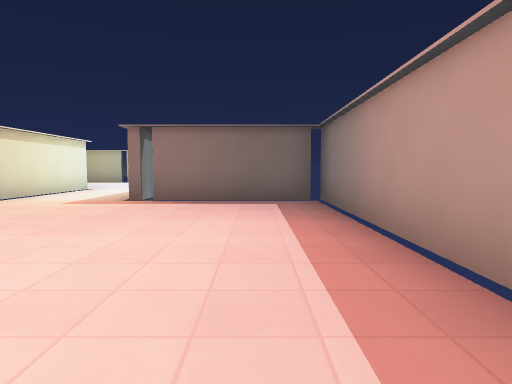
View 1 (above)

24 first-person views from a walk through a level from a Godot 3-D game. The camera is 1.3 m above the floor, tilts 4° down and sees 75° across. The floor is counted in squares, 2 m on a side. Each view is taken from the middle of a square. On the plan, view 1 faces up. The plan holds only what a view shows up to about 10 squares ahead; the rest is blank. The place goes on beyond the plan. Characters and animated objects are left out. Surface patterns are stand-ins for the level's own textures.

View 2
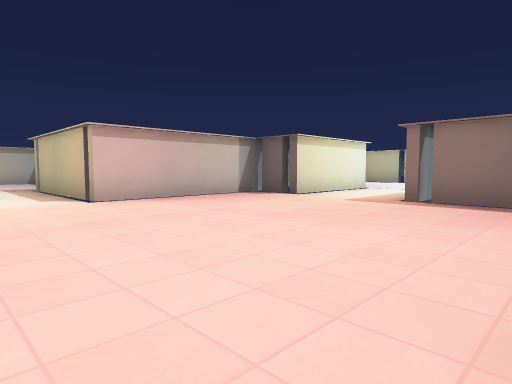

View 3
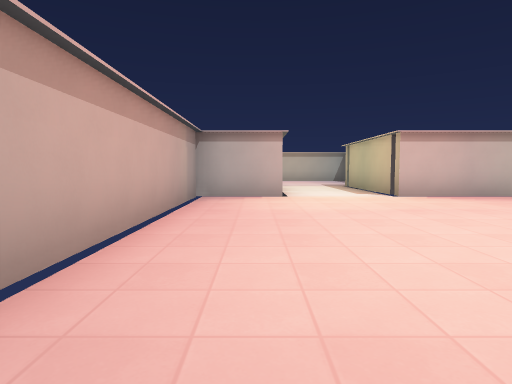

View 4
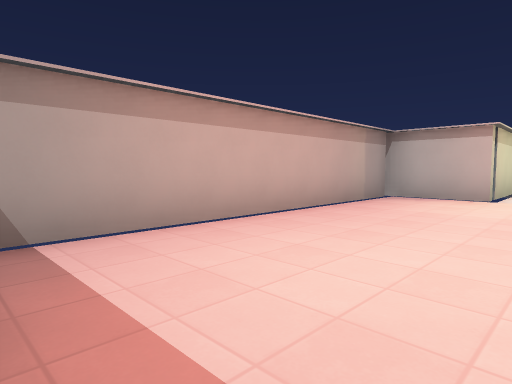

View 5
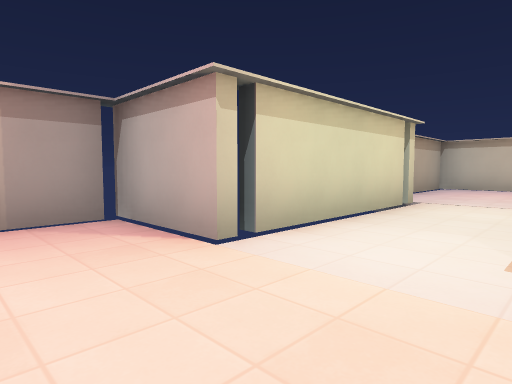

View 6
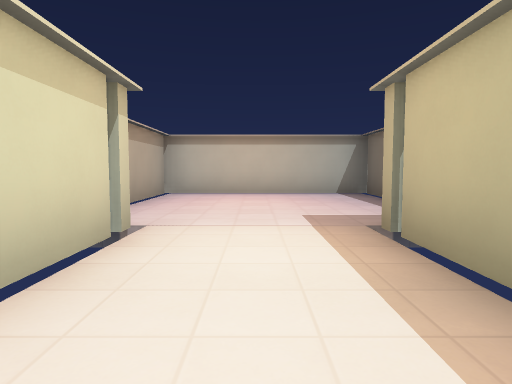

View 7
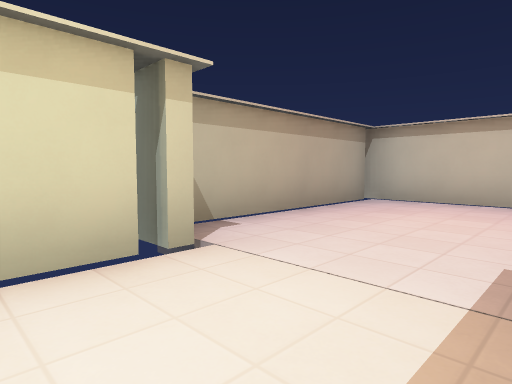

View 8
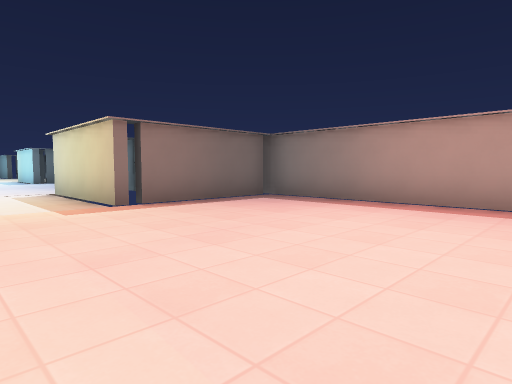

View 9
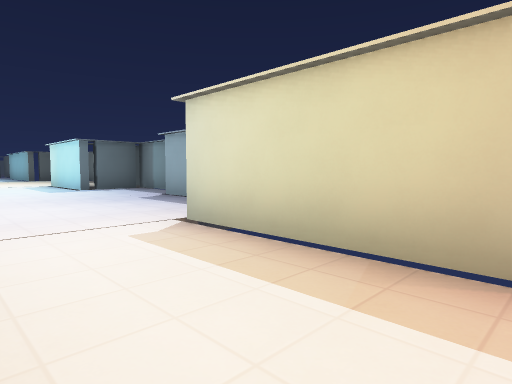

View 10
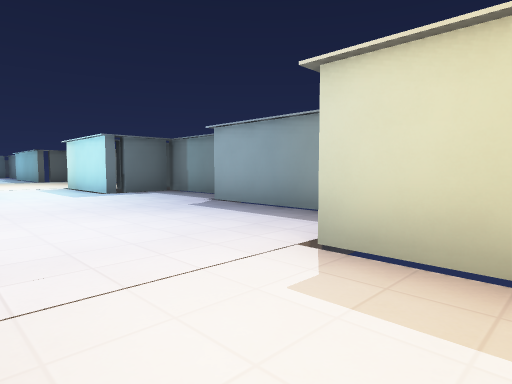

View 11
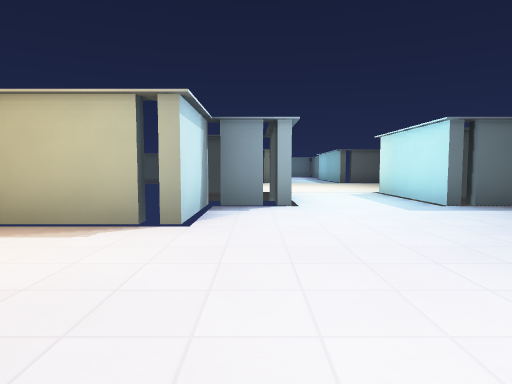

View 12
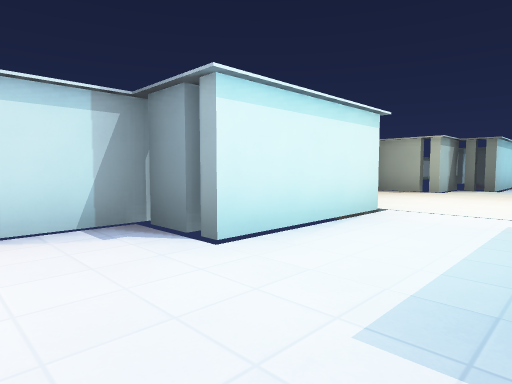

View 13
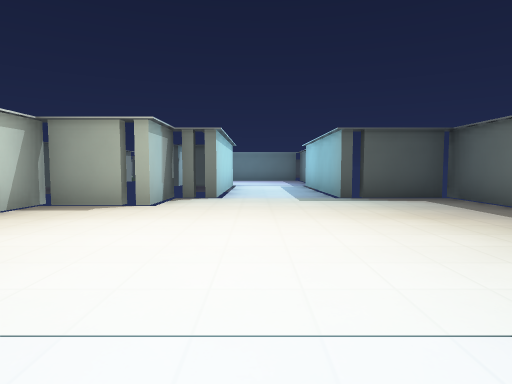

View 14
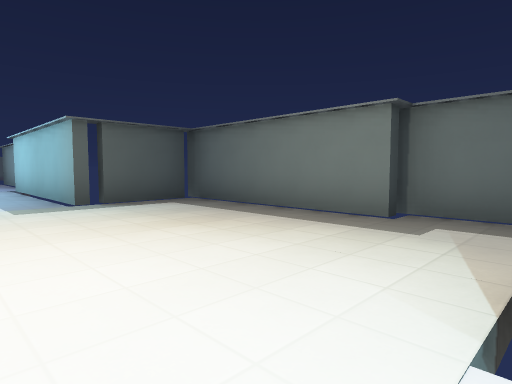

View 15
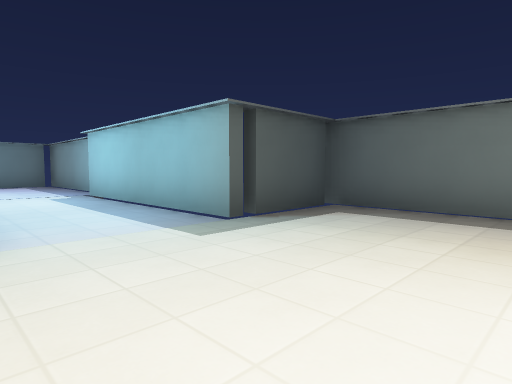

View 16
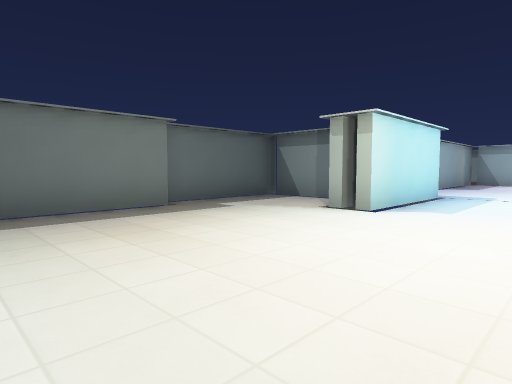

View 17
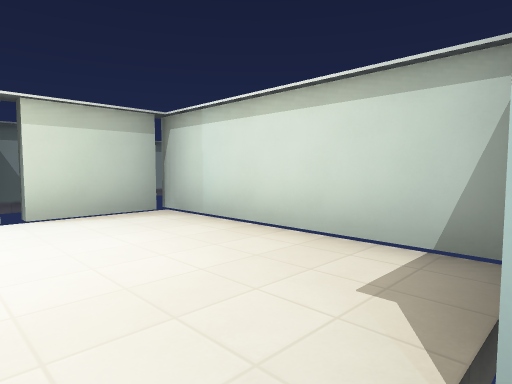

View 18
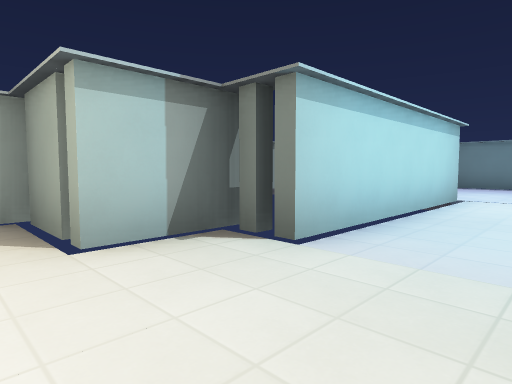

View 19
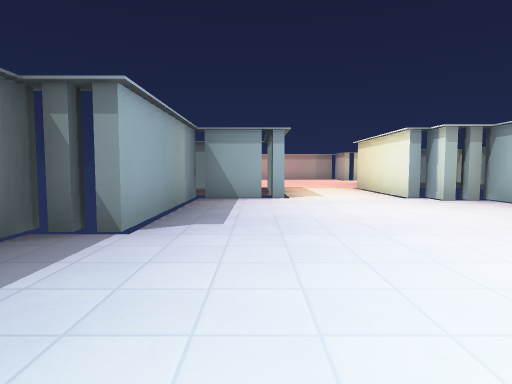

View 20
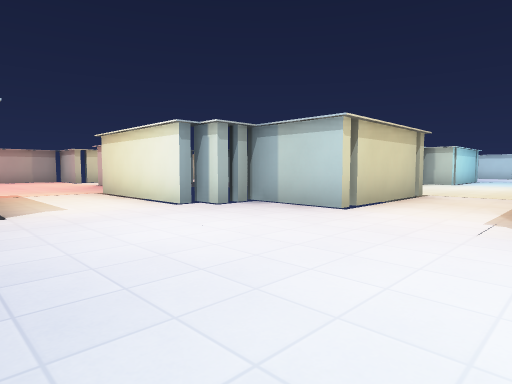

View 21
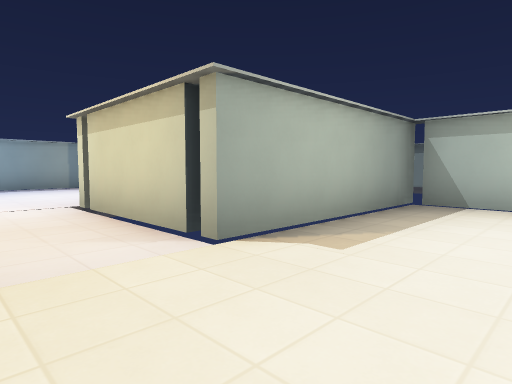

View 22
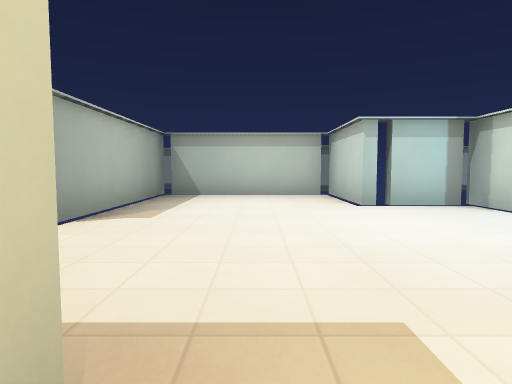

View 23
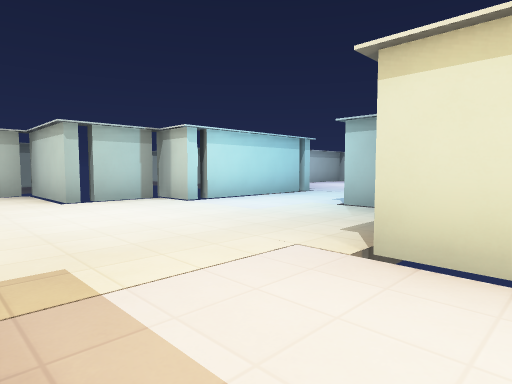

View 24
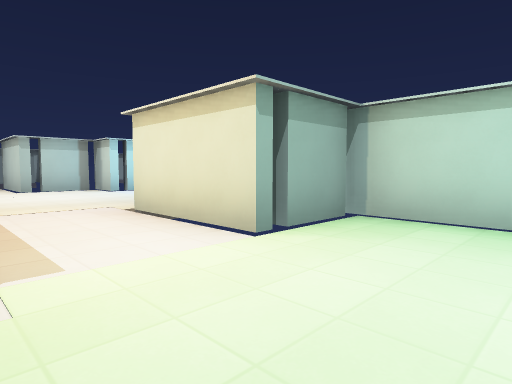

### Floor plan
Points are (right, up) in squares from view 1. A wall is a line through its corners. A room is listed if a view was taken in it or the views show most of it. See-through windows are left out.
Room 1 (views 1, 2, 3, 4, 5, 6, 7, 8, 9, 10, 11, 12, 13, 14, 15, 16, 17, 18, 19, 20)
walls: (-5.4, 10.6) (-5.4, 6.9) (-6.6, 6.9); (-6.8, 11.1) (-5.9, 11.1) (-5.9, 10.4); (-0.6, 10.2) (-0.6, 14.6) (0.1, 14.6); (-6.9, 13.1) (-6.9, 10.9); (-6.9, 7.1) (-6.9, 2.4) (-11.6, 2.4); (0.4, 14.4) (0.4, 17.9) (-1.6, 17.9) (-1.6, 21.1) (-0.9, 21.1); (1.2, 6.9) (-2.6, 6.9) (-2.6, 10.6) (-0.9, 10.6); (-5.9, 18.1) (-5.9, 15.9); (0, 19.6) (1.6, 19.6); (-1.1, 20.6) (-1.1, 21.1); (-4.4, 21.2) (-4.4, 17.9) (-5.6, 17.9); (1.9, 19.4) (1.9, 23); (-6.8, 21.1) (-4.9, 21.1); (1.4, 1.8) (1.4, 7.1); (1.4, 22.8) (1.4, 27.6); (-11.4, -0.2) (-11.4, -1); (-15.5, 3.9) (-16.6, 3.9); (-6.8, -2.4) (0.6, -2.4); (-11.8, -0.4) (-6.9, -0.4) (-6.9, -2.6); (-16.9, 4) (-16.9, -1.4) (-12.2, -1.4); (-6.9, 26.1) (-6.9, 20.9); (-4.9, 27.6) (-4.9, 25.9) (-6.6, 25.9); (1.2, 27.4) (-1.1, 27.4) (-1.1, 32.6); (-3.9, 32.6) (-3.9, 27.4) (-4.6, 27.4)
ways out: opening at (-6.5, 14.5) to room 2; gap at (-12, -2); gap at (-1, 10); gap at (1, -3); gap at (1, 7); gap at (1, 28)
Room 2 (views 21, 22, 23, 24)
walls: (-17.2, 19.6) (-15.4, 19.6) (-15.4, 16.9); (-17.4, 21.5) (-17.4, 19.4); (-18.4, 15.5) (-18.4, 14.9); (-16.9, 12.1) (-16.9, 10.9); (-5.9, 15.9) (-8, 15.9); (-16.8, 11.1) (-14.9, 11.1) (-14.9, 8.6) (-10.9, 8.6); (-10.6, 8.2) (-10.6, 13.1) (-6.9, 13.1)
ways out: opening at (-6.5, 14.5) to room 1; opening at (-18.5, 13.5); gap at (-17, 19); gap at (-11, 8)

Where each view was taken, in squares from view 1:
view 1: 0 up, 0 right, facing up
view 2: 0 up, 0 right, facing up-left
view 3: 1 down, 1 right, facing left
view 4: 1 up, 1 right, facing down-left
view 5: 2 up, 5 left, facing down-left
view 6: 1 up, 8 left, facing left
view 7: 2 up, 10 left, facing down-left
view 8: 1 up, 5 left, facing up-right
view 9: 7 up, 5 left, facing up-right
view 10: 9 up, 5 left, facing up-right
view 11: 12 up, 5 left, facing up
view 12: 16 up, 2 left, facing up-left
view 13: 20 up, 3 left, facing up
view 14: 21 up, 3 left, facing up-right
view 15: 24 up, 4 left, facing up-right
view 16: 26 up, 4 left, facing down-right
view 17: 26 up, 4 left, facing down-left
view 18: 25 up, 2 left, facing up-left
view 19: 18 up, 2 left, facing down
view 20: 16 up, 2 left, facing down-left
view 21: 15 up, 13 left, facing down-right
view 22: 17 up, 13 left, facing down
view 23: 18 up, 13 left, facing down-left
view 24: 22 up, 13 left, facing down-left
